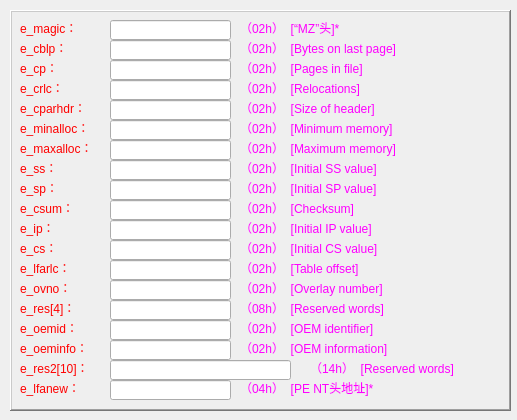
<?xml version="1.0" encoding="UTF-8"?>
<ui version="4.0">
 <class>QDosHeader</class>
 <widget class="QDialog" name="QDosHeader">
  <property name="geometry">
   <rect>
    <x>0</x>
    <y>0</y>
    <width>517</width>
    <height>420</height>
   </rect>
  </property>
  <property name="windowTitle">
   <string>[ IMAGE_DOS_HEADER (DOS文件头) ] </string>
  </property>
  <widget class="QFrame" name="frame">
   <property name="geometry">
    <rect>
     <x>10</x>
     <y>10</y>
     <width>501</width>
     <height>401</height>
    </rect>
   </property>
   <property name="frameShape">
    <enum>QFrame::WinPanel</enum>
   </property>
   <property name="frameShadow">
    <enum>QFrame::Raised</enum>
   </property>
   <property name="lineWidth">
    <number>10</number>
   </property>
   <widget class="QLabel" name="label_8">
    <property name="geometry">
     <rect>
      <x>10</x>
      <y>150</y>
      <width>71</width>
      <height>16</height>
     </rect>
    </property>
    <property name="styleSheet">
     <string notr="true">color: rgb(255, 0, 0);
;
font: 12pt &quot;Roboto&quot;;</string>
    </property>
    <property name="text">
     <string>e_ss：</string>
    </property>
   </widget>
   <widget class="QLineEdit" name="e_lfarlcEdit">
    <property name="geometry">
     <rect>
      <x>100</x>
      <y>250</y>
      <width>121</width>
      <height>20</height>
     </rect>
    </property>
    <property name="readOnly">
     <bool>true</bool>
    </property>
   </widget>
   <widget class="QLabel" name="label_17">
    <property name="geometry">
     <rect>
      <x>10</x>
      <y>370</y>
      <width>71</width>
      <height>16</height>
     </rect>
    </property>
    <property name="styleSheet">
     <string notr="true">color: rgb(255, 0, 0);
;
font: 12pt &quot;Roboto&quot;;</string>
    </property>
    <property name="text">
     <string>e_lfanew：</string>
    </property>
   </widget>
   <widget class="QLabel" name="label_20">
    <property name="geometry">
     <rect>
      <x>230</x>
      <y>10</y>
      <width>191</width>
      <height>16</height>
     </rect>
    </property>
    <property name="styleSheet">
     <string notr="true">font: 12pt &quot;Roboto&quot;;
color: rgb(255, 0, 255);</string>
    </property>
    <property name="text">
     <string>（02h）  [“MZ”头]*</string>
    </property>
   </widget>
   <widget class="QLineEdit" name="e_lfanewEdit">
    <property name="geometry">
     <rect>
      <x>100</x>
      <y>370</y>
      <width>121</width>
      <height>20</height>
     </rect>
    </property>
    <property name="readOnly">
     <bool>true</bool>
    </property>
   </widget>
   <widget class="QLabel" name="label_2">
    <property name="geometry">
     <rect>
      <x>10</x>
      <y>30</y>
      <width>71</width>
      <height>16</height>
     </rect>
    </property>
    <property name="styleSheet">
     <string notr="true">color: rgb(255, 0, 0);
;
font: 12pt &quot;Roboto&quot;;</string>
    </property>
    <property name="text">
     <string>e_cblp：</string>
    </property>
   </widget>
   <widget class="QLabel" name="label_21">
    <property name="geometry">
     <rect>
      <x>230</x>
      <y>30</y>
      <width>211</width>
      <height>16</height>
     </rect>
    </property>
    <property name="styleSheet">
     <string notr="true">font: 12pt &quot;Roboto&quot;;
color: rgb(255, 0, 255);</string>
    </property>
    <property name="text">
     <string>（02h）  [Bytes on last page]</string>
    </property>
   </widget>
   <widget class="QLabel" name="label_33">
    <property name="geometry">
     <rect>
      <x>230</x>
      <y>170</y>
      <width>201</width>
      <height>16</height>
     </rect>
    </property>
    <property name="styleSheet">
     <string notr="true">font: 12pt &quot;Roboto&quot;;
color: rgb(255, 0, 255);</string>
    </property>
    <property name="text">
     <string>（02h）  [Initial SP value]</string>
    </property>
   </widget>
   <widget class="QLabel" name="label_4">
    <property name="geometry">
     <rect>
      <x>10</x>
      <y>70</y>
      <width>71</width>
      <height>16</height>
     </rect>
    </property>
    <property name="styleSheet">
     <string notr="true">color: rgb(255, 0, 0);
;
font: 12pt &quot;Roboto&quot;;</string>
    </property>
    <property name="text">
     <string>e_crlc：</string>
    </property>
   </widget>
   <widget class="QLineEdit" name="e_magicEdit">
    <property name="geometry">
     <rect>
      <x>100</x>
      <y>10</y>
      <width>121</width>
      <height>20</height>
     </rect>
    </property>
    <property name="readOnly">
     <bool>true</bool>
    </property>
   </widget>
   <widget class="QLabel" name="label_23">
    <property name="geometry">
     <rect>
      <x>230</x>
      <y>70</y>
      <width>171</width>
      <height>16</height>
     </rect>
    </property>
    <property name="styleSheet">
     <string notr="true">font: 12pt &quot;Roboto&quot;;
color: rgb(255, 0, 255);</string>
    </property>
    <property name="text">
     <string>（02h）  [Relocations]</string>
    </property>
   </widget>
   <widget class="QLabel" name="label_36">
    <property name="geometry">
     <rect>
      <x>230</x>
      <y>370</y>
      <width>191</width>
      <height>16</height>
     </rect>
    </property>
    <property name="styleSheet">
     <string notr="true">font: 12pt &quot;Roboto&quot;;
color: rgb(255, 0, 255);</string>
    </property>
    <property name="text">
     <string>（04h）  [PE NT头地址]*</string>
    </property>
   </widget>
   <widget class="QLineEdit" name="e_oemidEdit">
    <property name="geometry">
     <rect>
      <x>100</x>
      <y>310</y>
      <width>121</width>
      <height>20</height>
     </rect>
    </property>
    <property name="readOnly">
     <bool>true</bool>
    </property>
   </widget>
   <widget class="QLabel" name="label_19">
    <property name="geometry">
     <rect>
      <x>10</x>
      <y>310</y>
      <width>71</width>
      <height>16</height>
     </rect>
    </property>
    <property name="styleSheet">
     <string notr="true">color: rgb(255, 0, 0);
;
font: 12pt &quot;Roboto&quot;;</string>
    </property>
    <property name="text">
     <string>e_oemid：</string>
    </property>
   </widget>
   <widget class="QLineEdit" name="e_oeminfoEdit">
    <property name="geometry">
     <rect>
      <x>100</x>
      <y>330</y>
      <width>121</width>
      <height>20</height>
     </rect>
    </property>
    <property name="readOnly">
     <bool>true</bool>
    </property>
   </widget>
   <widget class="QLabel" name="label_31">
    <property name="geometry">
     <rect>
      <x>230</x>
      <y>190</y>
      <width>161</width>
      <height>16</height>
     </rect>
    </property>
    <property name="styleSheet">
     <string notr="true">font: 12pt &quot;Roboto&quot;;
color: rgb(255, 0, 255);</string>
    </property>
    <property name="text">
     <string>（02h）  [Checksum]</string>
    </property>
   </widget>
   <widget class="QLabel" name="label_34">
    <property name="geometry">
     <rect>
      <x>230</x>
      <y>270</y>
      <width>201</width>
      <height>16</height>
     </rect>
    </property>
    <property name="styleSheet">
     <string notr="true">font: 12pt &quot;Roboto&quot;;
color: rgb(255, 0, 255);</string>
    </property>
    <property name="text">
     <string>（02h）  [Overlay number]</string>
    </property>
   </widget>
   <widget class="QLineEdit" name="e_ssEdit">
    <property name="geometry">
     <rect>
      <x>100</x>
      <y>150</y>
      <width>121</width>
      <height>20</height>
     </rect>
    </property>
    <property name="readOnly">
     <bool>true</bool>
    </property>
   </widget>
   <widget class="QLineEdit" name="e_res4Edit">
    <property name="geometry">
     <rect>
      <x>100</x>
      <y>290</y>
      <width>121</width>
      <height>20</height>
     </rect>
    </property>
    <property name="readOnly">
     <bool>true</bool>
    </property>
   </widget>
   <widget class="QLabel" name="label_26">
    <property name="geometry">
     <rect>
      <x>230</x>
      <y>130</y>
      <width>221</width>
      <height>16</height>
     </rect>
    </property>
    <property name="styleSheet">
     <string notr="true">font: 12pt &quot;Roboto&quot;;
color: rgb(255, 0, 255);</string>
    </property>
    <property name="text">
     <string>（02h）  [Maximum memory]</string>
    </property>
   </widget>
   <widget class="QLabel" name="label_11">
    <property name="geometry">
     <rect>
      <x>10</x>
      <y>210</y>
      <width>71</width>
      <height>16</height>
     </rect>
    </property>
    <property name="styleSheet">
     <string notr="true">color: rgb(255, 0, 0);
;
font: 12pt &quot;Roboto&quot;;</string>
    </property>
    <property name="text">
     <string>e_ip：</string>
    </property>
   </widget>
   <widget class="QLabel" name="label_24">
    <property name="geometry">
     <rect>
      <x>230</x>
      <y>90</y>
      <width>181</width>
      <height>16</height>
     </rect>
    </property>
    <property name="styleSheet">
     <string notr="true">font: 12pt &quot;Roboto&quot;;
color: rgb(255, 0, 255);</string>
    </property>
    <property name="text">
     <string>（02h）  [Size of header]</string>
    </property>
   </widget>
   <widget class="QLabel" name="label_7">
    <property name="geometry">
     <rect>
      <x>10</x>
      <y>130</y>
      <width>91</width>
      <height>16</height>
     </rect>
    </property>
    <property name="styleSheet">
     <string notr="true">color: rgb(255, 0, 0);
;
font: 12pt &quot;Roboto&quot;;</string>
    </property>
    <property name="text">
     <string>e_maxalloc：</string>
    </property>
   </widget>
   <widget class="QLabel" name="label_28">
    <property name="geometry">
     <rect>
      <x>230</x>
      <y>310</y>
      <width>181</width>
      <height>16</height>
     </rect>
    </property>
    <property name="styleSheet">
     <string notr="true">font: 12pt &quot;Roboto&quot;;
color: rgb(255, 0, 255);</string>
    </property>
    <property name="text">
     <string>（02h）  [OEM identifier]</string>
    </property>
   </widget>
   <widget class="QLabel" name="label_35">
    <property name="geometry">
     <rect>
      <x>230</x>
      <y>250</y>
      <width>171</width>
      <height>16</height>
     </rect>
    </property>
    <property name="styleSheet">
     <string notr="true">font: 12pt &quot;Roboto&quot;;
color: rgb(255, 0, 255);</string>
    </property>
    <property name="text">
     <string>（02h）  [Table offset]</string>
    </property>
   </widget>
   <widget class="QLabel" name="label_3">
    <property name="geometry">
     <rect>
      <x>10</x>
      <y>50</y>
      <width>71</width>
      <height>16</height>
     </rect>
    </property>
    <property name="styleSheet">
     <string notr="true">color: rgb(255, 0, 0);
;
font: 12pt &quot;Roboto&quot;;</string>
    </property>
    <property name="text">
     <string>e_cp：</string>
    </property>
   </widget>
   <widget class="QLineEdit" name="e_cparhdrEdit">
    <property name="geometry">
     <rect>
      <x>100</x>
      <y>90</y>
      <width>121</width>
      <height>20</height>
     </rect>
    </property>
    <property name="readOnly">
     <bool>true</bool>
    </property>
   </widget>
   <widget class="QLabel" name="label_27">
    <property name="geometry">
     <rect>
      <x>230</x>
      <y>150</y>
      <width>191</width>
      <height>16</height>
     </rect>
    </property>
    <property name="styleSheet">
     <string notr="true">font: 12pt &quot;Roboto&quot;;
color: rgb(255, 0, 255);</string>
    </property>
    <property name="text">
     <string>（02h）  [Initial SS value]</string>
    </property>
   </widget>
   <widget class="QLineEdit" name="e_crlcEdit">
    <property name="geometry">
     <rect>
      <x>100</x>
      <y>70</y>
      <width>121</width>
      <height>20</height>
     </rect>
    </property>
    <property name="readOnly">
     <bool>true</bool>
    </property>
   </widget>
   <widget class="QLabel" name="label_16">
    <property name="geometry">
     <rect>
      <x>10</x>
      <y>330</y>
      <width>81</width>
      <height>16</height>
     </rect>
    </property>
    <property name="styleSheet">
     <string notr="true">color: rgb(255, 0, 0);
;
font: 12pt &quot;Roboto&quot;;</string>
    </property>
    <property name="text">
     <string>e_oeminfo：</string>
    </property>
   </widget>
   <widget class="QLineEdit" name="e_csEdit">
    <property name="geometry">
     <rect>
      <x>100</x>
      <y>230</y>
      <width>121</width>
      <height>20</height>
     </rect>
    </property>
    <property name="readOnly">
     <bool>true</bool>
    </property>
   </widget>
   <widget class="QLabel" name="label_29">
    <property name="geometry">
     <rect>
      <x>230</x>
      <y>290</y>
      <width>191</width>
      <height>16</height>
     </rect>
    </property>
    <property name="styleSheet">
     <string notr="true">font: 12pt &quot;Roboto&quot;;
color: rgb(255, 0, 255);</string>
    </property>
    <property name="text">
     <string>（08h）  [Reserved words]</string>
    </property>
   </widget>
   <widget class="QLabel" name="label_6">
    <property name="geometry">
     <rect>
      <x>10</x>
      <y>110</y>
      <width>91</width>
      <height>16</height>
     </rect>
    </property>
    <property name="styleSheet">
     <string notr="true">color: rgb(255, 0, 0);
;
font: 12pt &quot;Roboto&quot;;</string>
    </property>
    <property name="text">
     <string>e_minalloc：</string>
    </property>
   </widget>
   <widget class="QLabel" name="label_13">
    <property name="geometry">
     <rect>
      <x>10</x>
      <y>250</y>
      <width>71</width>
      <height>16</height>
     </rect>
    </property>
    <property name="styleSheet">
     <string notr="true">color: rgb(255, 0, 0);
;
font: 12pt &quot;Roboto&quot;;</string>
    </property>
    <property name="text">
     <string>e_lfarlc：</string>
    </property>
   </widget>
   <widget class="QLabel" name="label_12">
    <property name="geometry">
     <rect>
      <x>10</x>
      <y>230</y>
      <width>71</width>
      <height>16</height>
     </rect>
    </property>
    <property name="styleSheet">
     <string notr="true">color: rgb(255, 0, 0);
;
font: 12pt &quot;Roboto&quot;;</string>
    </property>
    <property name="text">
     <string>e_cs：</string>
    </property>
   </widget>
   <widget class="QLabel" name="label_22">
    <property name="geometry">
     <rect>
      <x>230</x>
      <y>50</y>
      <width>171</width>
      <height>16</height>
     </rect>
    </property>
    <property name="styleSheet">
     <string notr="true">font: 12pt &quot;Roboto&quot;;
color: rgb(255, 0, 255);</string>
    </property>
    <property name="text">
     <string>（02h）  [Pages in file]</string>
    </property>
   </widget>
   <widget class="QLineEdit" name="e_csumEdit">
    <property name="geometry">
     <rect>
      <x>100</x>
      <y>190</y>
      <width>121</width>
      <height>20</height>
     </rect>
    </property>
    <property name="readOnly">
     <bool>true</bool>
    </property>
   </widget>
   <widget class="QLabel" name="label_14">
    <property name="geometry">
     <rect>
      <x>10</x>
      <y>290</y>
      <width>71</width>
      <height>16</height>
     </rect>
    </property>
    <property name="styleSheet">
     <string notr="true">color: rgb(255, 0, 0);
;
font: 12pt &quot;Roboto&quot;;</string>
    </property>
    <property name="text">
     <string>e_res[4]：</string>
    </property>
   </widget>
   <widget class="QLabel" name="label">
    <property name="geometry">
     <rect>
      <x>10</x>
      <y>10</y>
      <width>71</width>
      <height>16</height>
     </rect>
    </property>
    <property name="styleSheet">
     <string notr="true">color: rgb(255, 0, 0);
;
font: 12pt &quot;Roboto&quot;;</string>
    </property>
    <property name="text">
     <string>e_magic：</string>
    </property>
   </widget>
   <widget class="QLineEdit" name="e_cblpEdit">
    <property name="geometry">
     <rect>
      <x>100</x>
      <y>30</y>
      <width>121</width>
      <height>20</height>
     </rect>
    </property>
    <property name="readOnly">
     <bool>true</bool>
    </property>
   </widget>
   <widget class="QLabel" name="label_30">
    <property name="geometry">
     <rect>
      <x>230</x>
      <y>210</y>
      <width>181</width>
      <height>16</height>
     </rect>
    </property>
    <property name="styleSheet">
     <string notr="true">font: 12pt &quot;Roboto&quot;;
color: rgb(255, 0, 255);</string>
    </property>
    <property name="text">
     <string>（02h）  [Initial IP value]</string>
    </property>
   </widget>
   <widget class="QLineEdit" name="e_minallocEdit">
    <property name="geometry">
     <rect>
      <x>100</x>
      <y>110</y>
      <width>121</width>
      <height>20</height>
     </rect>
    </property>
    <property name="readOnly">
     <bool>true</bool>
    </property>
   </widget>
   <widget class="QLabel" name="label_5">
    <property name="geometry">
     <rect>
      <x>10</x>
      <y>90</y>
      <width>81</width>
      <height>16</height>
     </rect>
    </property>
    <property name="styleSheet">
     <string notr="true">color: rgb(255, 0, 0);
;
font: 12pt &quot;Roboto&quot;;</string>
    </property>
    <property name="text">
     <string>e_cparhdr：</string>
    </property>
   </widget>
   <widget class="QLineEdit" name="e_res2Edit">
    <property name="geometry">
     <rect>
      <x>100</x>
      <y>350</y>
      <width>181</width>
      <height>20</height>
     </rect>
    </property>
    <property name="readOnly">
     <bool>true</bool>
    </property>
   </widget>
   <widget class="QLineEdit" name="e_spEdit">
    <property name="geometry">
     <rect>
      <x>100</x>
      <y>170</y>
      <width>121</width>
      <height>20</height>
     </rect>
    </property>
    <property name="readOnly">
     <bool>true</bool>
    </property>
   </widget>
   <widget class="QLabel" name="label_38">
    <property name="geometry">
     <rect>
      <x>300</x>
      <y>350</y>
      <width>201</width>
      <height>16</height>
     </rect>
    </property>
    <property name="styleSheet">
     <string notr="true">font: 12pt &quot;Roboto&quot;;
color: rgb(255, 0, 255);</string>
    </property>
    <property name="text">
     <string>（14h）  [Reserved words]</string>
    </property>
   </widget>
   <widget class="QLabel" name="label_15">
    <property name="geometry">
     <rect>
      <x>10</x>
      <y>270</y>
      <width>71</width>
      <height>16</height>
     </rect>
    </property>
    <property name="styleSheet">
     <string notr="true">color: rgb(255, 0, 0);
;
font: 12pt &quot;Roboto&quot;;</string>
    </property>
    <property name="text">
     <string>e_ovno：</string>
    </property>
   </widget>
   <widget class="QLineEdit" name="e_maxallocEdit">
    <property name="geometry">
     <rect>
      <x>100</x>
      <y>130</y>
      <width>121</width>
      <height>20</height>
     </rect>
    </property>
    <property name="readOnly">
     <bool>true</bool>
    </property>
   </widget>
   <widget class="QLabel" name="label_9">
    <property name="geometry">
     <rect>
      <x>10</x>
      <y>170</y>
      <width>71</width>
      <height>16</height>
     </rect>
    </property>
    <property name="styleSheet">
     <string notr="true">color: rgb(255, 0, 0);
;
font: 12pt &quot;Roboto&quot;;</string>
    </property>
    <property name="text">
     <string>e_sp：</string>
    </property>
   </widget>
   <widget class="QLabel" name="label_25">
    <property name="geometry">
     <rect>
      <x>230</x>
      <y>110</y>
      <width>211</width>
      <height>16</height>
     </rect>
    </property>
    <property name="styleSheet">
     <string notr="true">font: 12pt &quot;Roboto&quot;;
color: rgb(255, 0, 255);</string>
    </property>
    <property name="text">
     <string>（02h）  [Minimum memory]</string>
    </property>
   </widget>
   <widget class="QLabel" name="label_37">
    <property name="geometry">
     <rect>
      <x>230</x>
      <y>330</y>
      <width>211</width>
      <height>16</height>
     </rect>
    </property>
    <property name="styleSheet">
     <string notr="true">font: 12pt &quot;Roboto&quot;;
color: rgb(255, 0, 255);</string>
    </property>
    <property name="text">
     <string>（02h）  [OEM information]</string>
    </property>
   </widget>
   <widget class="QLineEdit" name="e_cpEdit">
    <property name="geometry">
     <rect>
      <x>100</x>
      <y>50</y>
      <width>121</width>
      <height>20</height>
     </rect>
    </property>
    <property name="readOnly">
     <bool>true</bool>
    </property>
   </widget>
   <widget class="QLabel" name="label_10">
    <property name="geometry">
     <rect>
      <x>10</x>
      <y>190</y>
      <width>71</width>
      <height>16</height>
     </rect>
    </property>
    <property name="styleSheet">
     <string notr="true">color: rgb(255, 0, 0);
;
font: 12pt &quot;Roboto&quot;;</string>
    </property>
    <property name="text">
     <string>e_csum：</string>
    </property>
   </widget>
   <widget class="QLabel" name="label_18">
    <property name="geometry">
     <rect>
      <x>10</x>
      <y>350</y>
      <width>81</width>
      <height>16</height>
     </rect>
    </property>
    <property name="styleSheet">
     <string notr="true">color: rgb(255, 0, 0);
;
font: 12pt &quot;Roboto&quot;;</string>
    </property>
    <property name="text">
     <string>e_res2[10]：</string>
    </property>
   </widget>
   <widget class="QLineEdit" name="e_ipEdit">
    <property name="geometry">
     <rect>
      <x>100</x>
      <y>210</y>
      <width>121</width>
      <height>20</height>
     </rect>
    </property>
    <property name="readOnly">
     <bool>true</bool>
    </property>
   </widget>
   <widget class="QLineEdit" name="e_ovnoEdit">
    <property name="geometry">
     <rect>
      <x>100</x>
      <y>270</y>
      <width>121</width>
      <height>20</height>
     </rect>
    </property>
    <property name="readOnly">
     <bool>true</bool>
    </property>
   </widget>
   <widget class="QLabel" name="label_32">
    <property name="geometry">
     <rect>
      <x>230</x>
      <y>230</y>
      <width>191</width>
      <height>16</height>
     </rect>
    </property>
    <property name="styleSheet">
     <string notr="true">font: 12pt &quot;Roboto&quot;;
color: rgb(255, 0, 255);</string>
    </property>
    <property name="text">
     <string>（02h）  [Initial CS value]</string>
    </property>
   </widget>
  </widget>
 </widget>
 <layoutdefault spacing="6" margin="11"/>
 <resources/>
 <connections/>
</ui>
